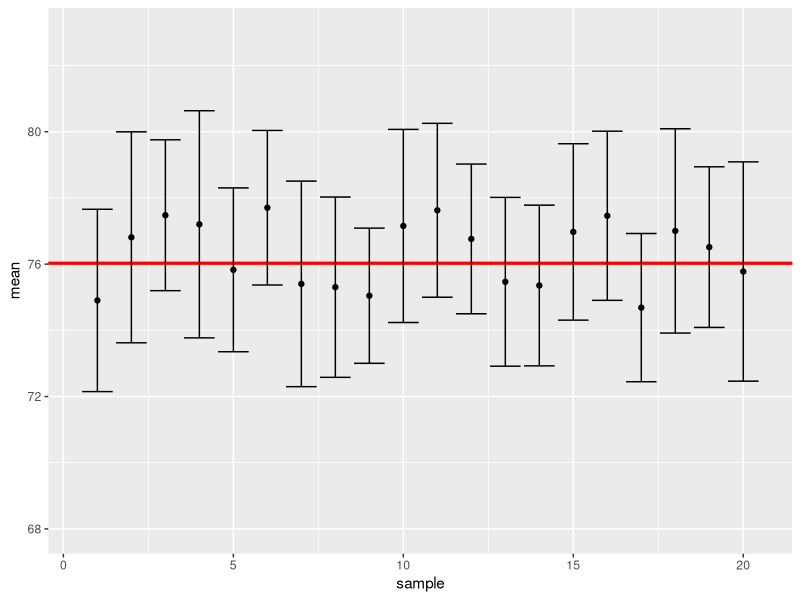
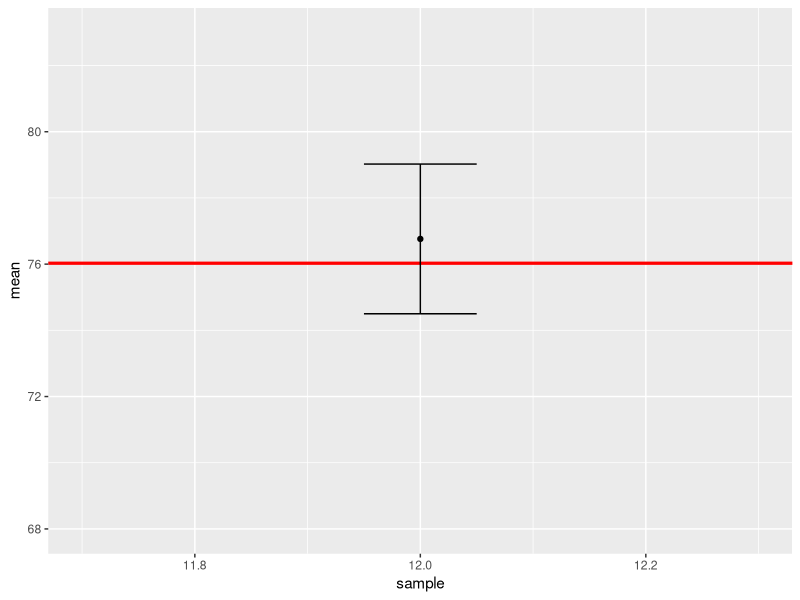
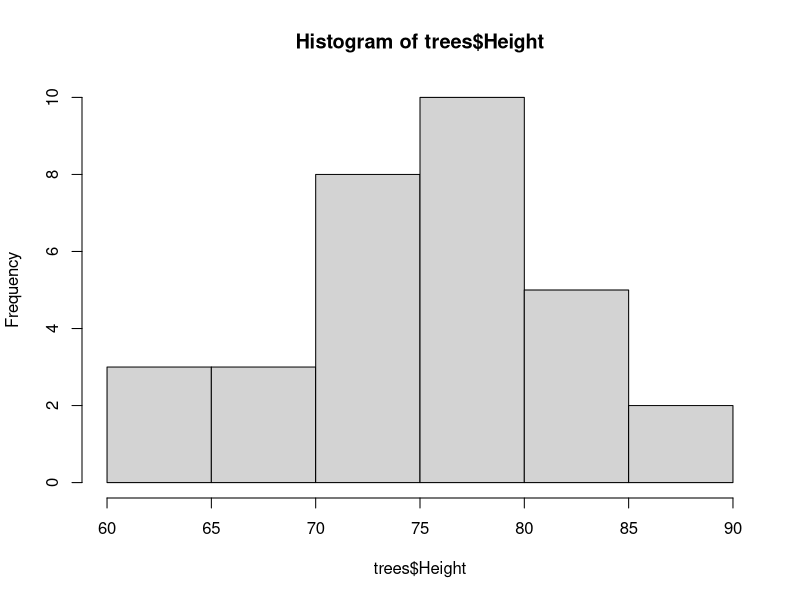

The R script that drew these images, in order:
## ---- chunk 1
knitr::opts_chunk$set(echo = TRUE)
## ---- chunk 2
trees <- datasets::trees

# simulate population level data
pop_level <- rnorm(n = 100000, 
                   mean = mean(trees$Height), 
                   sd(trees$Height))

# check summary statistics
mean(pop_level)
sd(pop_level)

# take 20 samples
n_samples <- 20
sample_size <- 20

sample_heights <- NULL

for(i in 1:n_samples) {
  sample_temp <- sample(pop_level, sample_size, replace = TRUE)
  sample_heights <- c(sample_heights, sample_temp)
}

sample_data <- data.frame(sample = rep(1:n_samples, each = sample_size),
                          heights = sample_heights)

library(ggplot2)
library(dplyr)
sample_data %>%
  group_by(sample) %>%
  summarise(mean = mean(heights),
            se = sd(heights)/sqrt(n())) %>%
  mutate(lowerCI = mean + (qnorm(.025) * se),
         upperCI = mean + (qnorm(.975) * se)) %>%
  ggplot(aes(x = sample,
             y = mean)) +
  geom_point() +
  geom_abline(intercept = mean(pop_level), slope = 0, colour = "red", linewidth = 1.1) +
  geom_errorbar(aes(ymin = lowerCI,
                ymax = upperCI)) +
  coord_cartesian(ylim = c(68, 83))



## ---- chunk 3
sample_data %>%
  group_by(sample) %>%
  filter(sample == 12) %>%
  summarise(mean = mean(heights),
            se = sd(heights)/sqrt(n())) %>%
  mutate(lowerCI = mean + (qnorm(.025) * se),
         upperCI = mean + (qnorm(.975) * se)) %>%
  ggplot(aes(x = sample,
             y = mean)) +
  geom_point() +
  geom_abline(intercept = mean(pop_level), slope = 0, colour = "red", linewidth = 1.1) +
  geom_errorbar(aes(ymin = lowerCI,
                ymax = upperCI),
                width = .1) +
  coord_cartesian(xlim = c(11.7, 12.3), ylim = c(68, 83))

## ---- chunk 4
trees <- datasets::trees

head(trees)

## ---- chunk 5
hist(trees$Height)
## ---- chunk 6
mean(trees$Height)

sd(trees$Height)

se = sd(trees$Height) / sqrt(nrow(trees))

se

## ---- chunk 7
qnorm(c(.025,.975))
## ---- chunk 8
mean(trees$Height) + qnorm(.025) * se
mean(trees$Height) + qnorm(.975) * se

